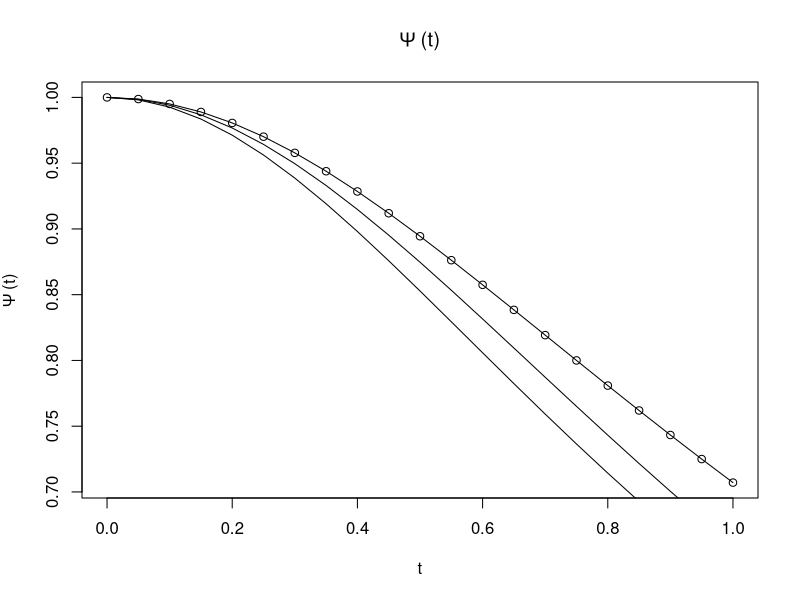
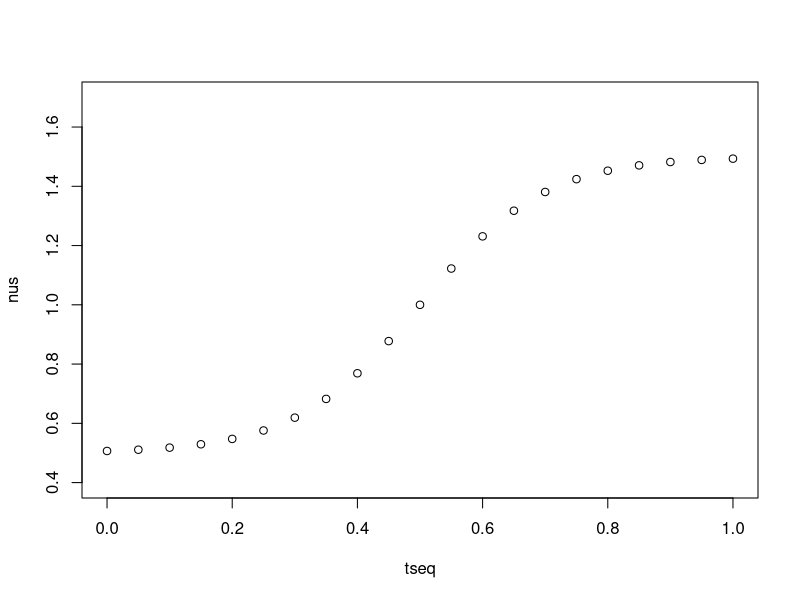
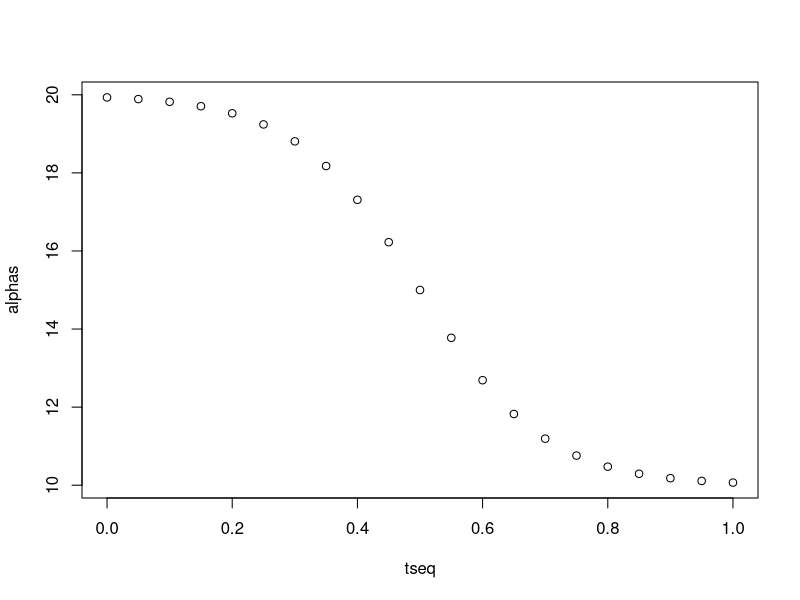
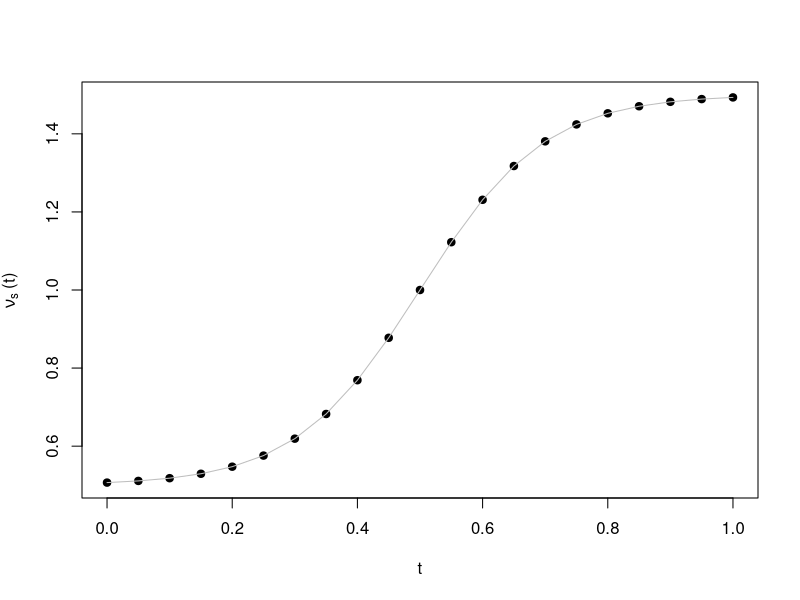
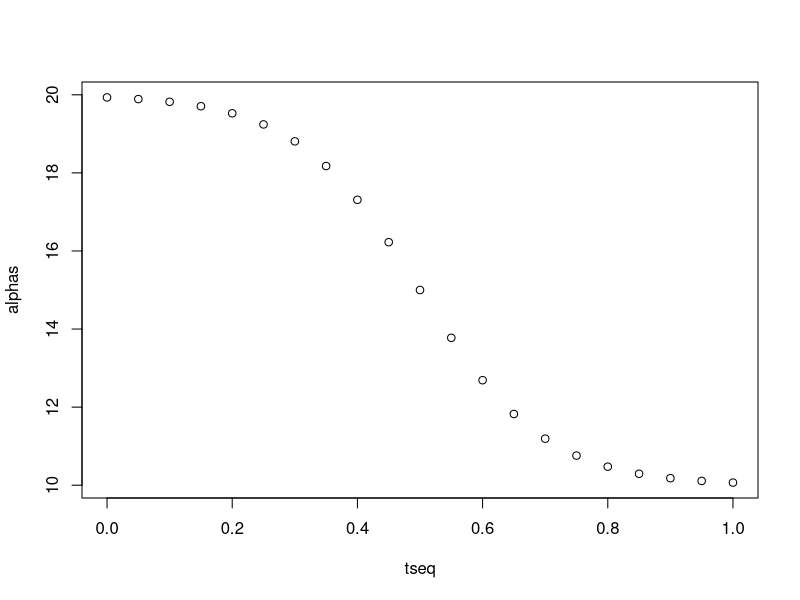
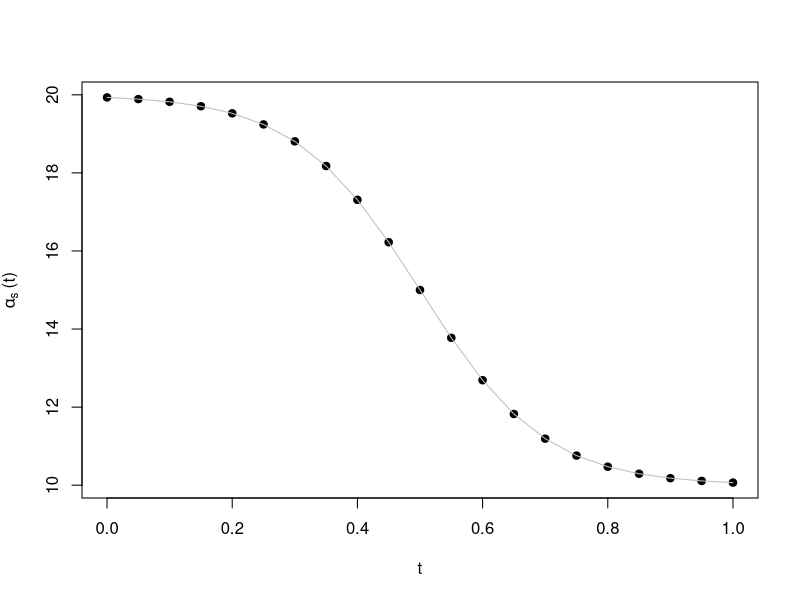
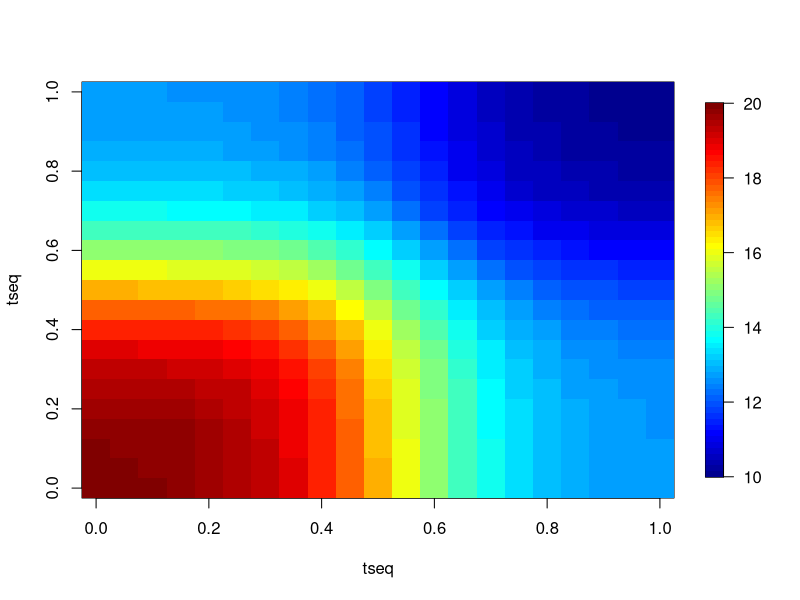
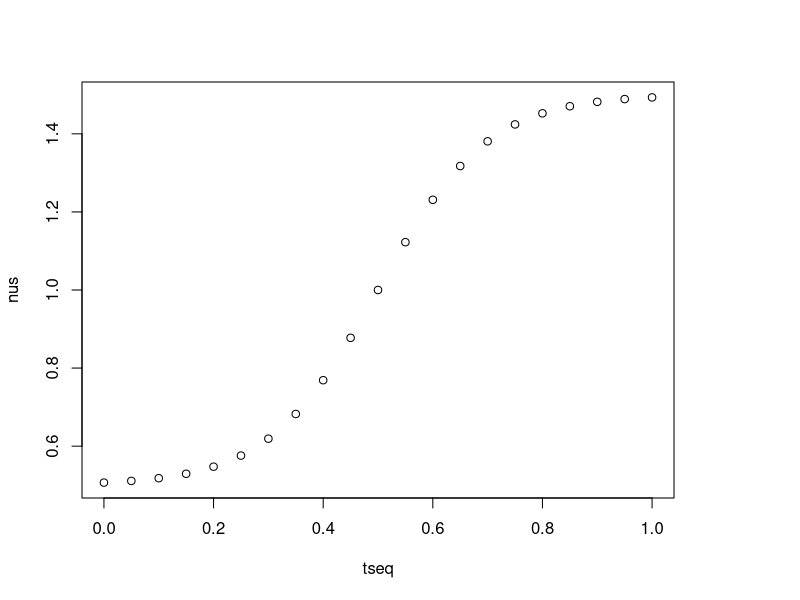

The R source for these figures, in order: (Note: this script raises an error after producing the figures.)

######################################################################################
#### Creating function to generate tvarying spatio-temporal covariance function ######
######################################################################################
library(MASS)
library(mvtnorm)
library(fields)
my.matern<-function(h,a,sigma,nu)
{
  h[h==0]<-1e-10
  num1<-(sigma^2)*(2^(1-nu))/gamma(nu)
  num2<-(h*a)^nu
  num3<-besselK(x=(h*a), nu=nu)
  return(num1*num2*num3)
}


######## Parameters #######
nus.init<-0.5 ### Spatial smoothness
nus.max<-1.5    ### Temporal smoothness

#nut.init<-3   #### Temporal smoothness at spatial center
#nut.corn<-0.5  #### Temporal smoothness at spatial corner



as.init<-20 ### spatial range=0.2 (1/5)
as.max<-15  ### spatial range=0.5 (1/2)


mynus.f<-function(t_i,nus.init,nus.max)
{
  temp<-nus.init+(nus.max-nus.init)*sin(t_i*pi/time_limit) 
  return(temp)
}


as<-function(t_i,as.init,as.max)
{
  temp<-as.init+(as.max-as.init)*sin(t_i*pi/time_limit) 
  return(temp)
}




###### First we create a psi function #######
psi<-function(t,a=1,alpha=1,beta=1)
{
  temp<-(a*(t^alpha)+1)^beta
  return(temp)
}


tseq<-seq(0,10,length.out = 100)

time_limit<-1
time_points<-21

tseq<-seq(0,time_limit,length.out = time_points)

#### Plotting psi #####
plot(tseq,1/psi(t=tseq^2,a=1,alpha=1,beta = 0.5),main=bquote(Psi~"(t)"),xlab="t",ylab=bquote(Psi~"(t)"))
lines(tseq,1/psi(t=tseq^2,a=1,alpha=1,beta = 0.5))
lines(tseq,1/psi(t=tseq^2,a=1,alpha=1,beta = 0.6))
lines(tseq,1/psi(t=tseq^2,a=1.5,alpha=1,beta = 0.5))


##### Creating function for f_alphas #######
f_alphas<-function(t,alphas,a=1,alpha=1,beta=1,c.p)
{
  alpha_mean<-c.p
  len<-length(alphas)
  al.creat<-function(a1,a2)
  {
    return(((1/(a1^2))+(1/(a2^2)))/2)
  }
  d2<-outer(alphas,alphas,al.creat)
  tmat<-outer(t,t,function(t1,t2) (abs(t1-t2))^2)
  d1<-psi(t=tmat,a=a,alpha = alpha,beta=beta)/(alpha_mean^2)
  d3<-matrix(psi(t=0,a=a,alpha = alpha,beta=beta)/(alpha_mean^2),nrow=nrow(d1),ncol=ncol(d1))
  return(1/sqrt(d1+d2-d3))
}



#alphas<-as(t_i=tseq,as.init = as.init,as.max = as.max)
#alphas<-rep(20,times=time_points)
alphas<-20-10*exp(10*(tseq-0.5))/(1+exp(10*(tseq-0.5)))

#### fitting loglinear model ####
#temp.x<-data.frame(y=log(alphas),x2=tseq,x3=tseq^2,x4=tseq^3)
#temp.lm<-lm(y~1+x2+x3,data = temp.x)
#temp.lm
#emp.alpha<-exp(3.0748-0.6624*tseq-0.2101*tseq*tseq)
#plot(tseq,20-10*exp(10*(tseq-0.5))/(1+exp(10*(tseq-0.5))),ylim=c(5,25))
#points(tseq,emp.alpha,col="red",pch=19)

#alphas<-25-10*tseq
#nus<-mynus.f(t_i=tseq,nus.init=nus.init,nus.max=nus.max)
#nus<-rep(1,times=time_points)
nus<-0.5+1*exp(10*(tseq-0.5))/(1+exp(10*(tseq-0.5)))
plot(tseq,nus,ylim = c(0.4,1.7))
#temp.x<-data.frame(y=log(nus),x2=tseq,x3=tseq^2,x4=tseq^3)
#temp.lm<-lm(y~1+x2+x3+x4,data = temp.x)
#temp.lm
#emp.alpha<-exp(-0.6761 -0.5508*tseq+5.7320*tseq*tseq-4.1674*(tseq^3))
#plot(tseq,20-10*exp(10*(tseq-0.5))/(1+exp(10*(tseq-0.5))),ylim=c(5,25))
#points(tseq,emp.alpha,col="red",pch=19)



#mean(alphas)
plot(tseq,alphas)
plot(tseq,nus,xlab="t",ylab=bquote(nu[s]~"(t)"),pch=19)
lines(tseq,nus,col="grey")


plot(tseq,alphas)
plot(tseq,alphas,xlab="t",ylab=bquote(alpha[s]~"(t)"),pch=19)
lines(tseq,alphas,col="grey")



myfas<-f_alphas(t=tseq,alphas = alphas,a=0.01,alpha=0.5,beta=1,c.p=mean(alphas))
image.plot(tseq,tseq,myfas)


zeta<-function(t,nus,alphas,a=0.001,alpha=0.9,beta=0.5,d=2,beta2=0.5,c.p)
{
  n2<-outer(nus,nus,function(a,b) gamma((a+b)/2))
  f<-(f_alphas(t=t,alphas = alphas,a=a,alpha=alpha,beta=beta,c.p = c.p))
  n1<-f^d
  dig<-(diag(f))^(d/2)
  #d1<-dig%*%dig
  d1<-outer(dig,dig,function(a,b) a*b)
  d2<-outer(nus,nus,function(a,b) sqrt(gamma(a)*gamma(b)))
  #n2<-outer(alphas,alphas,function(a,b) ((1/a)^(d/4))+((1/b)^(d/4)))
  #d2<-(f_alphas(t=t,alphas = alphas,a=a,alpha=alpha,beta=beta))^(d/2)
  tmat<-outer(t,t,function(t1,t2) (abs(t1-t2))^2)
  d3<-psi(t=tmat,a=a,alpha = alpha,beta=beta2)
  
  return((n1*n2)/(d1*d2*d3))
}


#nus<-(1+2/(tseq+1))/2

plot(tseq,nus)


par(mfrow=c(1,3))
mya_bern<-10 #0.05
myalpha_bern<-0.6 #0.5
mybeta_bern<-0.8 #0.7
mybeta2_bern<-0.1
myfas<-f_alphas(t=tseq,alphas = alphas,a=mya_bern,alpha=myalpha_bern,beta=mybeta_bern,c.p=mean(alphas))
image.plot(tseq,tseq,myfas,xlab="t",ylab="t",main=bquote(f[as]~"("~t[i]~","~t[j]~")"))

myzeta<-zeta(t=tseq,nus = nus,alphas = alphas,a=mya_bern,alpha=myalpha_bern,beta=mybeta_bern,beta2 = mybeta2_bern,c.p=mean(alphas))
image.plot(tseq,tseq,myzeta,xlab="t",ylab="t",main=bquote(zeta~"("~t[i]~","~t[j]~")"),zlim=c(0,1))
contour(tseq,tseq,myzeta,add=T)
#plot(myzeta[5,5:21])
mynus<-outer(nus,nus,function(a,b) (a+b)/2)
#diag(myzeta)
####### Creating spatial grid #########
spres<-25
x<-y<-seq(0,1,length.out = spres)

grid<-expand.grid(x,y)
par(mfrow=c(1,1))
plot(grid,xlab="x",ylab="y")


##########################################################
##### Creating  spatio-temporal covariance function ######
##########################################################
sl<-length(grid[,1])
tl<-length(tseq)
spcov<-matrix(NA,ncol = sl*tl,nrow=sl*tl)
dist.sp<-rdist(grid)
#system.time(for(i in 1:tl)
#{
 # for(j in 1:tl)
  #{
   # spcov[((i-1)*sl+1):((i-1)*sl+sl),((j-1)*sl+1):((j-1)*sl+sl)]<-myzeta[i,j]*my.matern(h=dist.sp,
    #                                                                                    a=myfas[i,j],
     #                                                                                   nu=mynus[i,j],
      #                                                                                  sigma=1)
#  }
#}
#)



######### Optimized cov computing ##############
uniq.dist<-sort(unique(c(dist.sp)))

##### Unique indexing #####
mat.index<-NULL
for(i in 1:length(uniq.dist))
{
  mat.index[[i]]<-cbind(which(dist.sp==uniq.dist[i],arr.ind = T),i)
}
#cbind(which(dist.sp==uniq.dist[2],arr.ind = T),2)
mat.index<-do.call(rbind,mat.index)
spcov2<-matrix(NA,ncol = sl*tl,nrow=sl*tl)
temp<-matrix(NA,ncol = sl,nrow = sl)


system.time(for(i in 1:tl)
{
  for(j in i:tl)
  {
    tmp1<-myzeta[i,j]*my.matern(h=uniq.dist,
                                a=myfas[i,j],
                                nu=mynus[i,j],
                                sigma=1)
    temp[mat.index[,-3]]<-tmp1[mat.index[,3]]
    spcov2[((i-1)*sl+1):((i-1)*sl+sl),((j-1)*sl+1):((j-1)*sl+sl)]<-spcov2[((j-1)*sl+1):((j-1)*sl+sl),((i-1)*sl+1):((i-1)*sl+sl)]<-temp
  }
}
)

#check<-chol(spcov2)
#rm(check)
library(mvtnorm)
set.seed(123)
nsim<-100
#mysim<-mvrnorm(n=nsim,mu=rep(0,times=sl*tl),Sigma = spcov2)
mysim<-rmvnorm(n=nsim,sigma=spcov2,method="chol")
sim1<-mysim
dim(sim1)

locs<-grid
rm(spcov,spcov2)
par(mfrow=c(5,5),mar=c(2,2,1,1))
key=1
#tseq
for(i in 1:(length(tseq)))
{
  if(i<=(length(tseq)-1))
  {
    quilt.plot(locs,sim1[key,(1+length(locs[,1])*(i-1)):(length(locs[,1])*i)],main=paste("t=",round(tseq[i],2)),nx=spres,ny=spres,zlim=c(min(sim1[key,]),max(sim1[key,])),add.legend = F)
  }
  else
  {
    quilt.plot(locs,sim1[key,(1+length(locs[,1])*(i-1)):(length(locs[,1])*i)],main=paste("t=",round(tseq[i],2)),nx=spres,ny=spres,zlim=c(min(sim1[key,]),max(sim1[key,])))
    
  }
}


r.locs<-sample(1:sl,size = 4)
points(locs[r.locs,],pch="x",cex=1.5)
####### Now plotting the time series ########
for(i in r.locs)
{
  k=i
  plot(tseq,sim1[key,seq(k,(tl-1)*sl+k,by=sl)],type="l",main = paste("location"=round(locs[k,1],2),round(locs[k,2],2)),xlab="time",ylab = "value")
  points(tseq,sim1[key,seq(k,(tl-1)*sl+k,by=sl)],pch=19)
}
#20*400
####### distributing columnwise ########
myspat<-matrix(NA,nrow = sl,ncol = tl)
#emp.temp.cor<-array(NA,dim=c(tl,tl,100))
#for(k in 1:100){
#for(i in 1:tl)
#{
#  myspat[,i]<-sim1[key,((i-1)*sl+1):((i-1)*sl+sl)]
#}
#emp.temp.cor[,,k]<-cor(myspat)
#}
#rm(myspat)
setwd("/Users/qadirga/Documents/Project 4-Spacetime modeling/Revisit/Simulation Study/Revisit2/Revisit 3/Case4_2/FInal piece of codes")
save.image("Dataset.RData")


##### Now we divide the dataset into training and testing data #####

### 20 percent testing data ####

#### Last two frames held out for forecasting #####
#### 20 percent locations from the remaning frames are held out for testing (interpolation)
test_l<-length(grid[,1])*0.2
train_l<-length(grid[,1])*0.8
set.seed(123)
rmiss.matrix<-matrix(NA,nrow=test_l,ncol=nsim)
for(i in 1:nsim)
{
  rmiss.matrix[,i]<-sample(1:sl,size = test_l)
}

#### Now dividing test and train data set #####

full.myspat<-array(NA,dim = c(sl,tl,nsim))

for(i in 1:nsim)
{
  for(j in 1:tl)
  {
  full.myspat[,j,i]<-sim1[i,((j-1)*sl+1):((j-1)*sl+sl)]
}
}
par(mfrow=c(5,5))
for(i in 1:tl)
quilt.plot(grid,full.myspat[,i,1],nx=spres,ny=spres,zlim=c(min(full.myspat[,,1]),max(full.myspat[,,1])))

train.locs<-array(NA,dim = c(train_l,2,nsim))
test.locs<-array(NA,dim=c(test_l,2,nsim))
train.myspat<-array(NA,dim = c(train_l,tl-2,nsim))
test.myspat<-array(NA,dim = c(test_l,tl,nsim))
for(i in 1:nsim)
{
  train.locs[,,i]<-as.matrix(grid[-rmiss.matrix[,i],])
  test.locs[,,i]<-as.matrix(grid[rmiss.matrix[,i],])
  train.myspat[,,i]<-full.myspat[-rmiss.matrix[,i],(1:(tl-2)),i]
  test.myspat[,,i]<-full.myspat[rmiss.matrix[,i],,i]
  
}

key<-3
par(mfrow=c(5,5))
for(i in 1:(tl-2))
{quilt.plot(train.locs[,,key],train.myspat[,i,key],zlim=c(min(full.myspat[,,key]),max(full.myspat[,,key])),nx=spres,ny=spres)  
quilt.plot(test.locs[,,key],test.myspat[,i,key],zlim=c(min(full.myspat[,,key]),max(full.myspat[,,key])),nx=spres,ny=spres,add = T)  
}

save.image("simulated_data.RData")


########## Visualizing spatio-temporal fields ######
library(viridis)
library(ggplot2)
pr.time<-character(length = length(tseq))
for(i in 1:length(tseq))
{
  pr.time[i]<-as.character(paste("t=",format(round(tseq[i], 2), nsmall = 2),sep = "" ))
}
vis.data<-data.frame(x=rep(grid$Var1,times=tl),y=rep(grid$Var2,times=tl),z=c(full.myspat[,,1]),time=rep(pr.time,each=sl))
ggplot(vis.data, aes(x=x, y=y,col=z))+geom_point(data = vis.data, aes(x, y, colour = z),pch=19, size=1)+ 
  facet_wrap(~time,ncol=7)+scale_color_viridis(bquote(Z),option = "D")+labs(x=bquote(s[1]),y=bquote(s[2]))+theme(axis.text = element_text(size=7))
